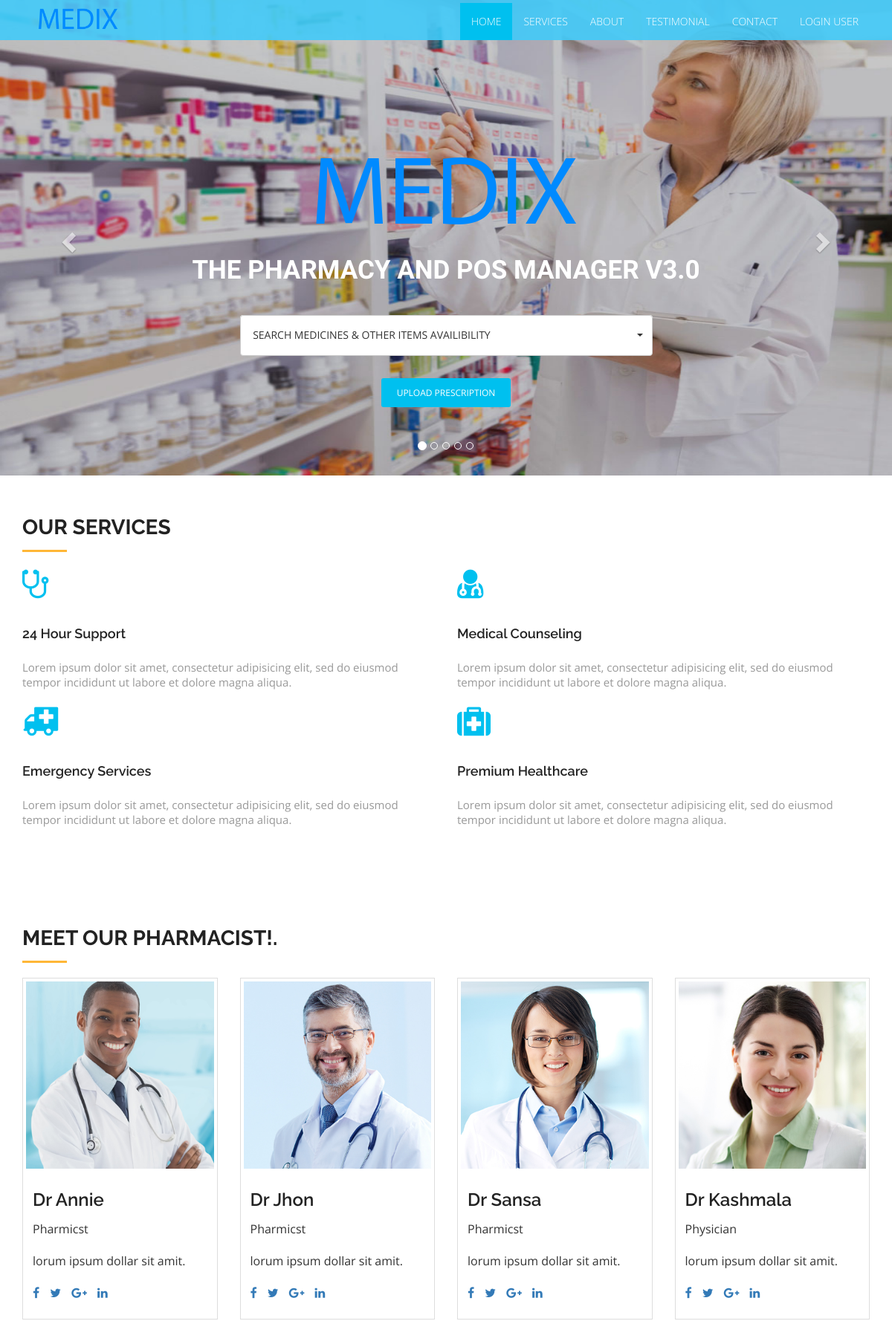
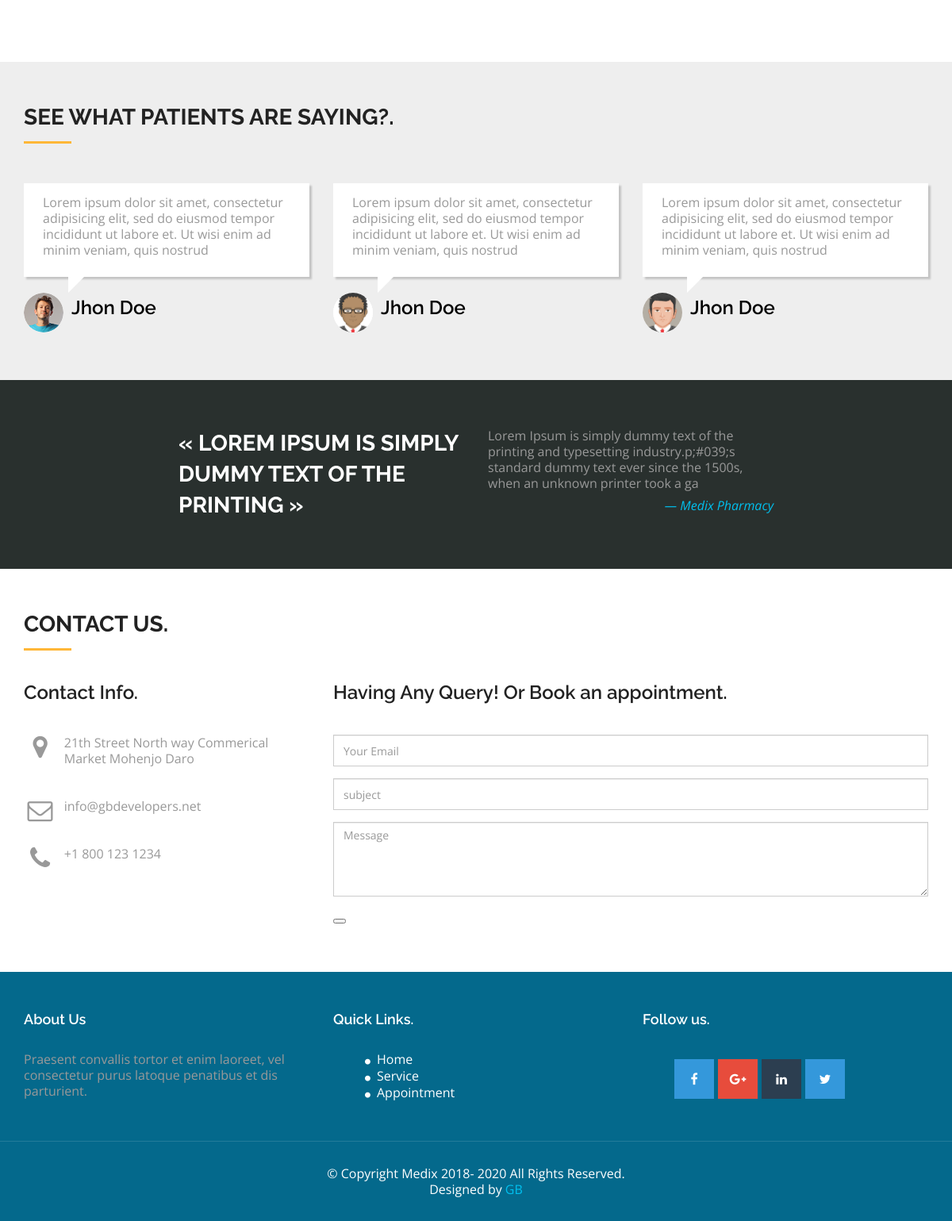
The app's page /main with its own data (2 pictures, top to bottom).
### tables this page shows
CREATE TABLE `mp_langingpage` (
  `id` int(11) NOT NULL,
  `companyname` varchar(255) NOT NULL,
  `companydescription` varchar(255) NOT NULL,
  `companykeywords` varchar(255) NOT NULL,
  `address` varchar(255) NOT NULL,
  `email` varchar(255) NOT NULL,
  `contact` varchar(255) NOT NULL,
  `logo` varchar(255) NOT NULL,
  `banner` varchar(255) NOT NULL,
  `slider1` varchar(255) NOT NULL,
  `slider2` varchar(255) NOT NULL,
  `slider3` varchar(255) NOT NULL,
  `slider4` varchar(255) NOT NULL,
  `slider5` varchar(255) NOT NULL,
  `title1` varchar(255) NOT NULL,
  `title2` varchar(255) NOT NULL,
  `title3` varchar(255) NOT NULL,
  `title4` varchar(255) NOT NULL,
  `title5` varchar(255) NOT NULL,
  `title6` varchar(255) NOT NULL,
  `subtitle6` varchar(255) NOT NULL,
  `subtitle6one` varchar(255) NOT NULL,
  `title8` varchar(255) NOT NULL,
  `title9` varchar(255) NOT NULL,
  `title10` varchar(255) NOT NULL,
  `currency` varchar(255) NOT NULL,
  `language` varchar(50) NOT NULL,
  `primarycolor` varchar(50) NOT NULL,
  `theme_pri_hover` varchar(50) NOT NULL,
  `expirey` int(11) NOT NULL,
  `startday` int(2) NOT NULL,
  `startmonth` int(2) NOT NULL,
  `endday` int(2) NOT NULL,
  `endmonth` int(2) NOT NULL
);

CREATE TABLE `mp_services` (
  `id` int(11) NOT NULL,
  `title` varchar(255) NOT NULL,
  `description` longtext NOT NULL,
  `icon` varchar(100) NOT NULL,
  `status` int(1) NOT NULL
);

CREATE TABLE `mp_pharmacist` (
  `id` int(11) NOT NULL,
  `name` varchar(255) NOT NULL,
  `post_title` varchar(255) NOT NULL,
  `description` longtext NOT NULL,
  `cus_picture` varchar(255) NOT NULL,
  `facebook` varchar(255) NOT NULL,
  `twitter` varchar(255) NOT NULL,
  `linked` varchar(255) NOT NULL,
  `googleplus` varchar(255) NOT NULL,
  `status` int(1) NOT NULL
);

CREATE TABLE `mp_testamonials` (
  `id` int(11) NOT NULL,
  `name` varchar(255) NOT NULL,
  `cus_picture` varchar(255) NOT NULL,
  `description` longtext NOT NULL,
  `status` int(1) NOT NULL
);

### application/views/frontend/landing_page.php (the view, shortened to what the rows shown need)
<!DOCTYPE html>
<html lang="en">
  <head>
  	<link rel="stylesheet" href="https://cdnjs.cloudflare.com/ajax/libs/font-awesome/4.5.0/css/font-awesome.min.css">
  	<link rel="stylesheet" href="<?php echo base_url(); ?>assets/bootstrap/css/bootstrap.min.css">
  	<link rel="stylesheet" type="text/css" href="<?php echo base_url(); ?>assets/dist/css/front/style.css">
  	<link rel="stylesheet" type="text/css"  href="<?php echo base_url(); ?>assets/dist/css/front/bootstrap-select.css">
  </head>
  <body id="myPage" data-spy="scroll" data-target=".navbar" data-offset="60">
	<section>
	  <div class="section_content">
			<nav class="navbar navbar-default navbar-fixed-top">
			  <div class="container">
			  	<div class="col-md-12">
				    <div class="navbar-header">
				      <a class="navbar-brand" href="#"><img src="<?php echo base_url(); ?>uploads/systemimgs/<?php echo $main_titles[0]->logo; ?>" class="img-responsive" style="width: 140px; margin-top: -16px;"></a>
					</div>
				</div>
			  </div>
			</nav>
			<div class="container">
				<div class="row">
					<div class="banner-info">
						<div class="banner-logo text-center">
							<img src="<?php echo base_url(); ?>uploads/systemimgs/<?php echo $main_titles[0]->logo; ?>" class="img-responsive">
						</div>
						<div class="banner-text text-center">
							<h1 class="white"><?php echo $main_titles[0]->title1; ?></h1>
						</div>
					</div>
				</div>
			</div>
		</div>
	</section>
	<?php
	if($services != NULL)
	{
	?>
	<section id="service" class="section-padding">
		<div class="container">
			<div class="row">
				<div class="col-md-12 col-sm-12">
					<h2 class="ser-title"><?php echo $main_titles[0]->title2; ?></h2>
				</div>
			</div>
			<div class="row">
				<?php
					foreach($services as $obj_services)
					{
				?>
				<div class="col-md-6 col-sm-12">
					<div class="service-info">
						<div class="icon">
							<i class="<?php echo $obj_services->icon; ?>"></i>
						</div>
						<div class="icon-info">
							<h4><?php echo $obj_services->title; ?></h4>
							<p><?php echo $obj_services->description; ?></p>
						</div>
					</div>
				</div>
				<?php
					}
				?>
			</div>
		</div>
	</section>
<?php
	}
?>
	<?php
	if($pharmacist != NULL)
	{
?>
	<section id="doctor-team" class="section-padding">
		<div class="container">
			<div class="row">
				<div class="col-md-12">
					<h2 class="ser-title"><?php echo $main_titles[0]->title4; ?></h2>
				</div>
				<?php
					foreach($pharmacist as $obj_pharmacist)
					{
				?>
				<div class="col-md-3 col-sm-6 col-xs-12">
			      <div class="thumbnail">
			      	<img src="<?php echo base_url(); ?>uploads/pharmacist/<?php echo $obj_pharmacist->cus_picture; ?>" alt="<?php echo $obj_pharmacist->name; ?>" class="team-img">
			        <div class="caption">
			          <h3><?php echo $obj_pharmacist->name; ?></h3>
			          <p><?php echo $obj_pharmacist->post_title; ?></p>
			          <p><?php echo $obj_pharmacist->description; ?></p>
			          <ul class="list-inline">
			            <li><a href="<?php echo $obj_pharmacist->facebook; ?>"><i class="fa fa-facebook"></i></a></li>
			            <li><a href="<?php echo $obj_pharmacist->twitter; ?>"><i class="fa fa-twitter"></i></a></li>
			            <li><a href="<?php echo $obj_pharmacist->googleplus	; ?>"><i class="fa fa-google-plus"></i></a></li>
			            <li><a href="<?php echo $obj_pharmacist->linked	; ?>"><i class="fa fa-linkedin"></i></a></li>
			          </ul>
			        </div>
			      </div>
			    </div>
				<?php
					}
				?>
			</div>
		</div>
	</section>
		<?php
	}
	if($testamonials != NULL)
	{
?>
	<section id="testimonial" class="section-padding">
		<div class="container">
			<div class="row">
				<div class="col-md-12">
					<h2 class="ser-title"><?php echo $main_titles[0]->title5; ?></h2>
				</div>
				<?php
					foreach($testamonials as $obj_testamonials)
					{
				?>
				<div class="testamonials col-md-4 col-sm-12">
					<div class="testi-details">
						<p><?php echo $obj_testamonials->description;?></p>
					</div>
					<div class="testi-info">
						<a href="#"><img src="<?php echo base_url(); ?>uploads/testamonials/<?php echo $obj_testamonials->cus_picture; ?>" alt="" class="img-responsive"></a>
						<h3><?php echo $obj_testamonials->name;?></h3>
					</div>
				</div>
				<?php
					}
				?>
			</div>
		</div>
	</section>
	<?php
	}
	if($Conatcdetails[0]->about_title != NULL)
	{
	?>
	<section id="cta-2" class="section-padding">
		<div class="container">
			<div class=" row">
	            <div class="text-right-md col-md-4 col-sm-4">
	              <h2 class="section-title white lg-line"><?php echo $Conatcdetails[0]->about_title; ?></h2>
	            </div>
	        </div>
		</div>
	</section>
	<?php
	}
	if($main_titles[0]->title6 != NULL)
	{
	?>
	<section id="contact" class="section-padding">
		<div class="container">
			<div class="row">
				<div class="col-md-12">
					<h2 class="ser-title"><?php echo $main_titles[0]->title6; ?></h2>
				</div>
			</div>
		</div>
	</section>
<?php
	}
?>
  </body>
</html>

### records on screen
mp_langingpage: logo (picture), title1 "THE PHARMACY AND POS MANAGER V3.0"
mp_pharmacist: cus_picture (picture)
mp_pharmacist: cus_picture (picture)
mp_pharmacist: cus_picture (picture)
mp_pharmacist: cus_picture (picture)
mp_testamonials: cus_picture (picture)
mp_testamonials: cus_picture (picture)
mp_testamonials: cus_picture (picture)
